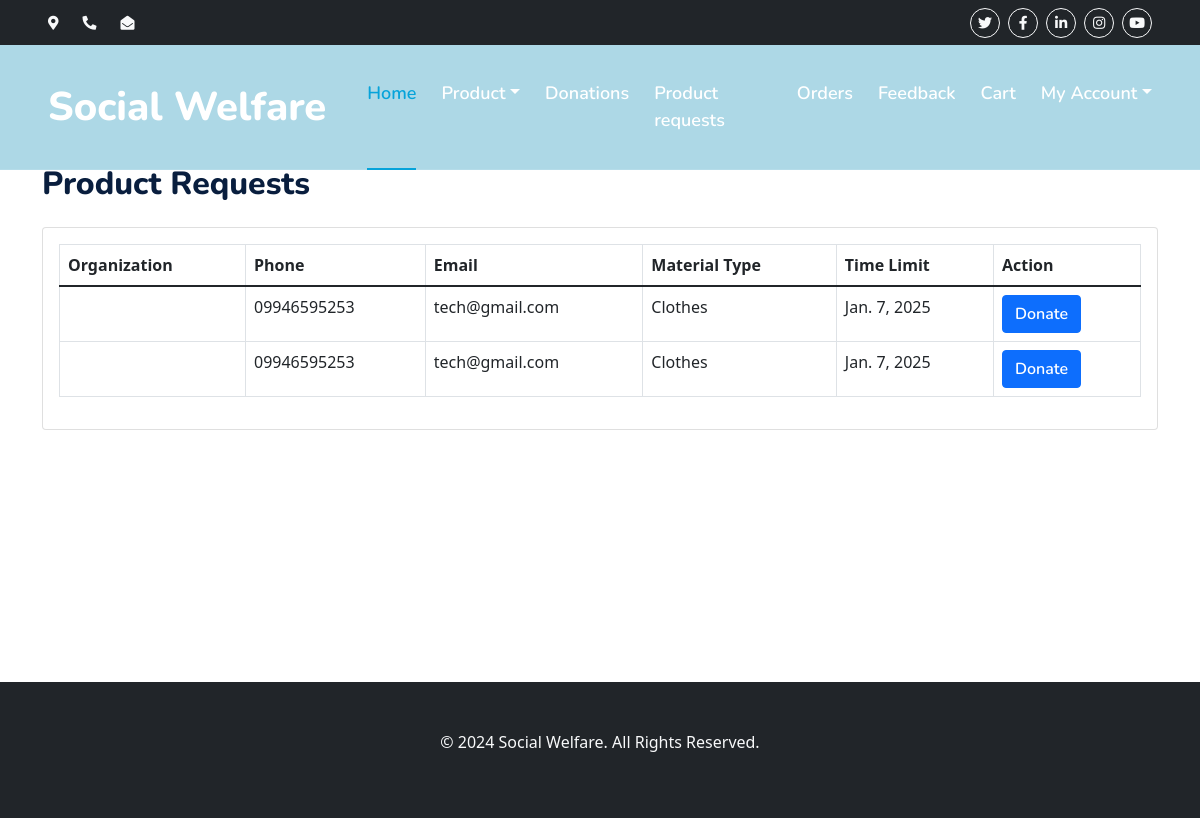
/user/product_requests/, run on the app's committed database.
### organization/models.py (models this page shows, shortened)
class productsreq(models.Model):
    org = models.ForeignKey(Organization, on_delete=models.CASCADE)  # Link to the organization
    phone = models.TextField()  # Purpose of the donation
    email = models.CharField(max_length=20)  # Bank account number for donations
    materials = models.CharField(
        max_length=20,
        choices=[
            ('clothes', 'Clothes'),
            ('school_materials', 'School Materials'),
        ]
    )
    time_limit = models.DateField()  # Deadline for the donation goal

### user/views.py (the view)
# urls.py: path('product_requests/', views.proreq_list_view, name='product_requests'),
def proreq_list_view(request):
    product_request = productsreq.objects.all()
    return render(request, 'cusproreq_list.html', {
        'product_requests': product_request
    })

### templates/cusproreq_list.html (shortened to what this page needs)
{% extends 'customerbase.html' %}
{% load static %}
{% block content %}
<div class="container py-5">
    <div class="row">
        <div class="col-lg-12">
            <h2 class="mb-4">Product Requests</h2>
            <div class="card mb-4">
                <div class="card-body">
                    {% if product_requests %}
                        <table class="table table-bordered">
                            <thead>
                                <tr>
                                    <th>Organization</th>
                                    <th>Phone</th>
                                    <th>Email</th>
                                    <th>Material Type</th>
                                    <th>Time Limit</th>
                                    <th>Action</th>
                                </tr>
                            </thead>
                            <tbody>
                                {% for request in product_requests %}
                                    <tr>
                                        <td>{{ request.org.name }}</td>
                                        <td>{{ request.phone }}</td>
                                        <td>{{ request.email }}</td>
                                        <td>{{ request.get_materials_display }}</td>
                                        <td>{{ request.time_limit }}</td>
                                        <td>
                                            <form method="POST" action="{% url 'add_proreq' request.id %}">
                                                <button type="submit" class="btn btn-primary">Donate</button>
                                            </form>
                                        </td>
                                    </tr>
                                {% endfor %}
                            </tbody>
                        </table>
                    {% else %}
                        <p>No product requests available at the moment.</p>
                    {% endif %}
                </div>
            </div>
        </div>
    </div>
</div>
{% endblock %}

### static/css/style.css (style rules this page uses)
:root { --primary: #06A3DA; --secondary: #34AD54; --light: #EEF9FF; --dark: #091E3E; }
h1, h2, .fw-bold { font-weight: 800 !important; }
.btn { font-family: 'Nunito', sans-serif; font-weight: 600; transition: .5s; }
.btn-primary, .btn-secondary { color: #FFFFFF; box-shadow: inset 0 0 0 50px transparent; }

### data on the page
productsreq: phone "09946595253", email "tech@gmail.com", materials "Clothes", time_limit "Jan. 7, 2025"
productsreq: phone "09946595253", email "tech@gmail.com", materials "Clothes", time_limit "Jan. 7, 2025"
